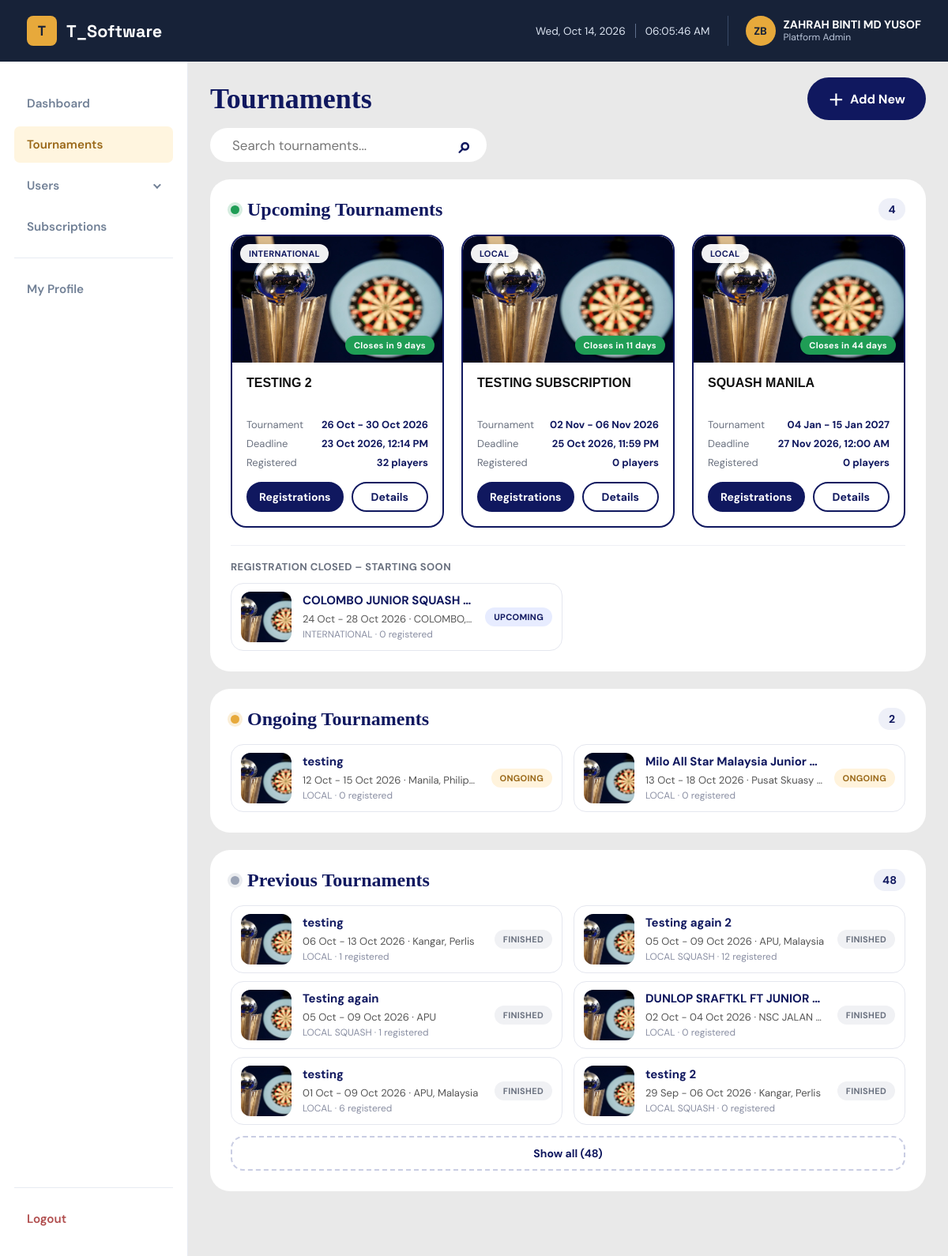
Screenshot of /admin/admin_index.php (signed in) with the database file from the repository.
### tables this page shows
CREATE TABLE `tournament` (
  `tournamentID` int(11) NOT NULL,
  `tournament_startdate` datetime NOT NULL,
  `tournament_enddate` datetime NOT NULL,
  `tournament_name` varchar(255) NOT NULL,
  `tournament_description` mediumtext NOT NULL,
  `tournament_detail_link` varchar(255) NOT NULL,
  `tournament_location` varchar(255) NOT NULL,
  `tournament_country` varchar(100) DEFAULT NULL,
  `tournament_fee` varchar(255) NOT NULL,
  `tournament_deadline` datetime NOT NULL,
  `tournament_age_cutoff` date DEFAULT NULL,
  `tournament_type` varchar(50) NOT NULL,
  `tournament_tshirt_size` varchar(255) DEFAULT NULL,
  `tournament_picture` varchar(255) DEFAULT NULL,
  `registration_field` varchar(10000) NOT NULL,
  `creatorID` varchar(255) NOT NULL
);

### admin/admin_auth.php (called while the page is built, shortened)
<?php
require_once __DIR__ . '/../db.php';
$authStmt = $conn->prepare("SELECT adminID, admin_name, admin_country, admin_profile, admin_role, admin_active FROM admins WHERE adminID = ?");
$authStmt->bind_param("s", $_SESSION['userid']);
$authStmt->execute();
$currentAdmin = $authStmt->get_result()->fetch_assoc();
$currentAdminRole = $currentAdmin['admin_role'];
function isPlatformAdmin()
{
    global $currentAdminRole;
    return $currentAdminRole === 'platform';
}
    ?>

### admin/admin_index.php (the view, shortened to what this page needs)
<?php
require_once '../db.php';
require_once 'admin_auth.php';
$creatorFilter = isPlatformAdmin()
    ? ""
    : "WHERE t.creatorID = '" . $conn->real_escape_string($_SESSION['userid']) . "'";
$tournaments_query = "SELECT
                          t.tournamentid,
                          t.tournament_name,
                          t.tournament_type,
                          t.tournament_location,
                          t.tournament_country,
                          t.tournament_startdate,
                          t.tournament_enddate,
                          t.tournament_deadline,
                          t.tournament_picture,
                          COUNT(tr.registrationID) AS registered_count
                      FROM tournament t
                      LEFT JOIN tournament_register tr
                          ON tr.tournamentID = t.tournamentID
                      $creatorFilter
                      GROUP BY t.tournamentID
                      ORDER BY t.tournament_startdate ASC";
$tournaments_result = $conn->query($tournaments_query);
$open_tournaments = [];
$upcoming_tournaments = [];
$ongoing_tournaments = [];
$previous_tournaments = [];
$now = time();
while ($tournament = $tournaments_result->fetch_assoc()) {
    $start = tournament_time($tournament['tournament_startdate']);
    $end = tournament_time($tournament['tournament_enddate']);
    $deadline = tournament_time($tournament['tournament_deadline']);
    if ($deadline !== null && $deadline >= $now) {
        $tournament['days_left'] = (int)round(
            (strtotime(date('Y-m-d', $deadline)) - strtotime(date('Y-m-d', $now))) / 86400
        );
        $open_tournaments[] = $tournament;
    } elseif ($start !== null && $start > $now) {
        $upcoming_tournaments[] = $tournament;
    } elseif ($end !== null && $end >= $now) {
        $ongoing_tournaments[] = $tournament;
    } else {
        $previous_tournaments[] = $tournament;
    }
}
usort($open_tournaments, function ($a, $b) {
    return strcmp($a['tournament_deadline'], $b['tournament_deadline']);
});
$by_start = function ($a, $b) {
    return strcmp($a['tournament_startdate'], $b['tournament_startdate']);
};
usort($upcoming_tournaments, $by_start);
usort($ongoing_tournaments, $by_start);
$previous_tournaments = array_reverse($previous_tournaments);
$previous_limit = 6;
function tournament_time($value) {
    if (empty($value) || strpos($value, '0000-00-00') === 0) {
        return null;
    }
    $time = strtotime($value);
    return $time === false ? null : $time;
}
function tournament_picture($tournament) {
    $picture = trim($tournament['tournament_picture'] ?? '');
    if ($picture === '' || strtoupper($picture) === 'NULL') {
        return './assets/tournament.jpg';
    }
    $path = strpos($picture, '../') === 0 ? $picture : '../uploads/tournaments/' . $picture;
    return file_exists(__DIR__ . '/' . $path) ? $path : './assets/tournament.jpg';
}
function tournament_dates($tournament) {
    $start = tournament_time($tournament['tournament_startdate']);
    $end = tournament_time($tournament['tournament_enddate']);
    if ($start === null) {
        return 'Dates not set';
    }
    if (date('Y', $start) === date('Y', $end)) {
        return date('d M', $start) . ' - ' . date('d M Y', $end);
    }
    return date('d M Y', $start) . ' - ' . date('d M Y', $end);
}
function tournament_place($tournament) {
    $parts = array_filter([
        trim($tournament['tournament_location'] ?? ''),
        trim($tournament['tournament_country'] ?? '')
    ]);
    return implode(', ', $parts);
}
function tournament_link($id) {
    return 'admin_each_tournament.php?id=' . (int)$id;
}
function open_card($tournament) {
    $id = (int)$tournament['tournamentid'];
    $days = $tournament['days_left'];
    if ($days <= 0) {
        $closing = 'Closes today';
    } elseif ($days === 1) {
        $closing = 'Closes tomorrow';
    } else {
        $closing = 'Closes in ' . $days . ' days';
    }
    ?>
    <article class="open-card">
        <div class="open-image">
            <img
                src="<?= htmlspecialchars(tournament_picture($tournament)) ?>"
                alt="<?= htmlspecialchars($tournament['tournament_name']) ?>"
            >
            <span class="type-badge">
                <?= htmlspecialchars(strtoupper($tournament['tournament_type'])) ?>
            </span>
            <span class="closing-badge <?= $days <= 3 ? 'urgent' : '' ?>">
                <?= $closing ?>
            </span>
        </div>
        <div class="open-content">
            <h3><?= htmlspecialchars($tournament['tournament_name']) ?></h3>
            <ul class="open-meta">
                <li>
                    <span>Tournament</span>
                    <strong><?= htmlspecialchars(tournament_dates($tournament)) ?></strong>
                </li>
                <li>
                    <span>Deadline</span>
                    <strong><?= date('d M Y, h:i A', strtotime($tournament['tournament_deadline'])) ?></strong>
                </li>
                <li>
                    <span>Registered</span>
                    <strong><?= (int)$tournament['registered_count'] ?> player<?= (int)$tournament['registered_count'] === 1 ? '' : 's' ?></strong>
                </li>
            </ul>
            <div class="open-actions">
                <a class="btn-primary" href="admin_each_tournament.php?id=<?= $id ?>">
                    Registrations
                </a>
                <a class="btn-outline" href="admin_view_tournaments.php?id=<?= $id ?>">
                    Details
                </a>
            </div>
        </div>
    </article>
    <?php
}
function list_item($tournament, $badge, $badge_class, $hidden = false) {
    $id = (int)$tournament['tournamentid'];
    $place = tournament_place($tournament);
    $link = tournament_link($id);
    $tag = $link ? 'a' : 'div';
    ?>
    <<?= $tag ?>
        class="list-item <?= $hidden ? 'extra-item' : '' ?>"
        <?= $link ? 'href="' . htmlspecialchars($link) . '"' : '' ?>
        <?= $hidden ? 'hidden' : '' ?>
    >
        <img
            class="list-thumb"
            src="<?= htmlspecialchars(tournament_picture($tournament)) ?>"
            alt=""
        >
        <div class="list-info">
            <h4><?= htmlspecialchars($tournament['tournament_name']) ?></h4>
            <p>
                <?= htmlspecialchars(tournament_dates($tournament)) ?>
                <?php if ($place !== ''): ?>
                    &middot; <?= htmlspecialchars($place) ?>
                <?php endif; ?>
            </p>
            <p class="list-sub">
                <?= htmlspecialchars(strtoupper($tournament['tournament_type'])) ?>
                &middot; <?= (int)$tournament['registered_count'] ?> registered
            </p>
        </div>
        <span class="status-badge <?= $badge_class ?>"><?= $badge ?></span>
    </<?= $tag ?>>
    <?php
}
?>
<!DOCTYPE html>
<html lang="en">
<head>
    <link href="./assets/style.css" rel="stylesheet" type="text/css">
    <link href="./assets/index.css?v=<?= filemtime(__DIR__ . '/assets/index.css') ?>" rel="stylesheet" type="text/css">
</head>
<body>
    <?php require_once 'admin_navbar.php'; ?>
    <main class="tournament-page">
        <div class="page-header">
            <h1><?= isPlatformAdmin() ? 'Tournaments' : 'My Tournaments' ?></h1>
            <a class="add-new-btn" href="admin_create_tournament.php">
                <span>＋</span>
                Add New
            </a>
        </div>
        <div class="search-wrapper">
            <input
                id="tournament-search"
                type="search"
                placeholder="Search tournaments..."
                autocomplete="off"
            >
            <span class="search-icon">⌕</span>
        </div>
        <section class="panel">
            <div class="panel-header">
                <h2>
                    <span class="dot dot-open"></span>
                    Upcoming Tournaments
                </h2>
                <span class="panel-count"><?= count($open_tournaments) + count($upcoming_tournaments) ?></span>
            </div>
            <?php if ($open_tournaments): ?>
                <div class="open-grid">
                    <?php foreach ($open_tournaments as $tournament): ?>
                        <?php open_card($tournament); ?>
                    <?php endforeach; ?>
                </div>
            <?php endif; ?>
            <?php if ($upcoming_tournaments): ?>
                <h3 class="sub-heading">Registration closed &ndash; starting soon</h3>
                <div class="list list-grid">
                    <?php foreach ($upcoming_tournaments as $tournament): ?>
                        <?php list_item($tournament, 'Upcoming', 'badge-upcoming'); ?>
                    <?php endforeach; ?>
                </div>
            <?php endif; ?>
        </section>
        <section class="panel">
            <div class="panel-header">
                <h2>
                    <span class="dot dot-current"></span>
                    Ongoing Tournaments
                </h2>
                <span class="panel-count"><?= count($ongoing_tournaments) ?></span>
            </div>
            <div class="list list-grid">
                <?php if ($ongoing_tournaments): ?>
                    <?php foreach ($ongoing_tournaments as $tournament): ?>
                        <?php list_item($tournament, 'Ongoing', 'badge-ongoing'); ?>
                    <?php endforeach; ?>
                <?php else: ?>
                    <p class="no-tournaments">No tournaments are being held right now.</p>
                <?php endif; ?>
            </div>
        </section>
        <section class="panel">
            <div class="panel-header">
                <h2>
                    <span class="dot dot-previous"></span>
                    Previous Tournaments
                </h2>
                <span class="panel-count"><?= count($previous_tournaments) ?></span>
            </div>
            <div class="list list-grid">
                <?php if ($previous_tournaments): ?>
                    <?php foreach ($previous_tournaments as $index => $tournament): ?>
                        <?php list_item($tournament, 'Finished', 'badge-finished', $index >= $previous_limit); ?>
                    <?php endforeach; ?>
                <?php else: ?>
                    <p class="no-tournaments">No previous tournaments.</p>
                <?php endif; ?>
            </div>
            <?php if (count($previous_tournaments) > $previous_limit): ?>
                <button type="button" class="show-all-btn" id="showAllPrevious">
                    Show all (<?= count($previous_tournaments) ?>)
                </button>
            <?php endif; ?>
        </section>
    </main>
</body>
</html>

### admin/admin_navbar.php (shortened to what this page needs)
<header class="site-header">
    <nav>
        <a class="brand" href="<?= isPlatformAdmin() ? 'admin_dashboard.php' : 'admin_index.php' ?>" aria-label="T_Software home">
            <span class="brand-mark">T</span>
            <span>T_Software</span>
        </a>
        <div class="nav-right">
            <div class="nav-datetime" aria-live="polite">
                <span id="current-date"></span>
                <span id="current-time"></span>
            </div>
            <?php
            $navName = $currentAdmin['admin_name'] ?? '';
            $navInitials = strtoupper(implode('', array_map(function ($word) {
                return substr($word, 0, 1);
            }, array_slice(preg_split('/\s+/', trim($navName)), 0, 2))));
            $navPhoto = null;
            ?>
            <a href="admin_my_profile.php" class="nav-user" title="My Profile">
                <span class="nav-avatar">
                    <?php if ($navPhoto): ?>
                        <img src="<?= htmlspecialchars($navPhoto) ?>" alt="">
                    <?php else: ?>
                        <?= htmlspecialchars($navInitials) ?>
                    <?php endif; ?>
                </span>
                <span class="nav-user-text">
                    <strong><?= htmlspecialchars($navName) ?></strong>
                    <small><?= isPlatformAdmin() ? 'Platform Admin' : 'Tournament Organizer' ?></small>
                </span>
            </a>
        </div>
    </nav>
    <aside>
        <ul>
            <?php $current_page = basename($_SERVER['PHP_SELF']); ?>
            <?php
            $tournament_pages = [
                'admin_index.php', 'admin_tournaments.php', 'admin_create_tournament.php',
                'admin_view_tournaments.php', 'admin_each_tournament.php', 'admin_seeding.php',
                'admin_draw.php', 'admin_player_tournament_registration.php', 'admin_ranking_check.php'
            ];
            ?>
            <?php if (isPlatformAdmin()): ?>
                <li><a href="admin_dashboard.php" class="<?= $current_page == 'admin_dashboard.php' ? 'active' : '' ?>">Dashboard</a></li>
            <?php endif; ?>
            <li><a href="admin_index.php" class="<?= in_array($current_page, $tournament_pages, true) ? 'active' : '' ?>"><?= isPlatformAdmin() ? 'Tournaments' : 'My Tournaments' ?></a></li>
            <?php if (isPlatformAdmin()): ?>
                <?php
                $player_pages = ['admin_player_lists.php', 'admin_player_create.php'];
                $admin_pages = ['admin_admins.php', 'admin_add_admin.php', 'admin_admin_details.php'];
                $users_open = in_array($current_page, $admin_pages, true) || in_array($current_page, $player_pages, true);
                ?>
                <li class="has-submenu <?= $users_open ? 'open' : '' ?>">
                    <button type="button" class="submenu-toggle <?= $users_open ? 'active' : '' ?>"
                            aria-expanded="<?= $users_open ? 'true' : 'false' ?>" aria-controls="usersMenu">
                        Users
                        <span class="chevron" aria-hidden="true"></span>
                    </button>
                </li>
                <li><a href="admin_subscriptions.php" class="<?= $current_page == 'admin_subscriptions.php' ? 'active' : '' ?>">Subscriptions</a></li>
            <?php else: ?>
                <li><a href="admin_my_subscription.php" class="<?= in_array($current_page, ['admin_my_subscription.php', 'admin_platform_payment.php'], true) ? 'active' : '' ?>">My Subscription</a></li>
            <?php endif; ?>
            <li class="menu-divider"><a href="admin_my_profile.php" class="<?= $current_page == 'admin_my_profile.php' ? 'active' : '' ?>">My Profile</a></li>
        </ul>
        <div class="logout-section">
            <a href="../logout.php" class="logout-btn">Logout</a>
        </div>
    </aside>
</header>

### rows the page displays
tournament: tournament_type "INTERNATIONAL", closing "Closes in 9 days", tournament_name "TESTING 2", tournament_dates($tournament) "26 Oct - 30 Oct 2026", tournament_deadline "23 Oct 2026, 12:14 PM", registered_count "32"
tournament: tournament_type "LOCAL", closing "Closes in 11 days", tournament_name "TESTING SUBSCRIPTION", tournament_dates($tournament) "02 Nov - 06 Nov 2026", tournament_deadline "25 Oct 2026, 11:59 PM", registered_count "0"
tournament: tournament_type "LOCAL", closing "Closes in 44 days", tournament_name "SQUASH MANILA", tournament_dates($tournament) "04 Jan - 15 Jan 2027", tournament_deadline "27 Nov 2026, 12:00 AM", registered_count "0"
tournament: tournament_name "COLOMBO JUNIOR SQUASH…", tournament_dates($tournament) "24 Oct - 28 Oct 2026", tournament_location "COLOMBO,…", tournament_type "INTERNATIONAL", registered_count "0", badge "UPCOMING"
tournament: tournament_name "testing", tournament_dates($tournament) "12 Oct - 15 Oct 2026", place "Manila, Philip…", tournament_type "LOCAL", registered_count "0", badge "ONGOING"
tournament: tournament_name "Milo All Star Malaysia Junior…", tournament_dates($tournament) "13 Oct - 18 Oct 2026", tournament_location "Pusat Skuasy…", tournament_type "LOCAL", registered_count "0", badge "ONGOING"
tournament: tournament_name "testing", tournament_dates($tournament) "06 Oct - 13 Oct 2026", tournament_location "Kangar, Perlis", tournament_type "LOCAL", registered_count "1", badge "FINISHED"
tournament: tournament_name "Testing again 2", tournament_dates($tournament) "05 Oct - 09 Oct 2026", place "APU, Malaysia", tournament_type "LOCAL SQUASH", registered_count "12", badge "FINISHED"
tournament: tournament_name "Testing again", tournament_dates($tournament) "05 Oct - 09 Oct 2026", tournament_location "APU", tournament_type "LOCAL SQUASH", registered_count "1", badge "FINISHED"
tournament: tournament_name "DUNLOP SRAFTKL FT JUNIOR…", tournament_dates($tournament) "02 Oct - 04 Oct 2026", tournament_location "NSC JALAN…", tournament_type "LOCAL", registered_count "0", badge "FINISHED"
tournament: tournament_name "testing", tournament_dates($tournament) "01 Oct - 09 Oct 2026", place "APU, Malaysia", tournament_type "LOCAL", registered_count "6", badge "FINISHED"
tournament: tournament_name "testing 2", tournament_dates($tournament) "29 Sep - 06 Oct 2026", tournament_location "Kangar, Perlis", tournament_type "LOCAL SQUASH", registered_count "0", badge "FINISHED"

### other values shown
$navInitials "ZB"
$navName "ZAHRAH BINTI MD YUSOF"
count($open_tournaments) + count($upcoming_tournaments) "4"
count($ongoing_tournaments) "2"
count($previous_tournaments) "48"
